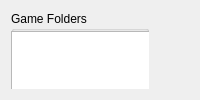
      <widget class="QWidget" name="pathsTab">
       <attribute name="title">
        <string>Paths</string>
       </attribute>
       <layout class="QVBoxLayout" name="inputTabVLayout" stretch="0">
        <item>
         <layout class="QHBoxLayout" name="horizontalLayout_2">
          <item>
           <widget class="QGroupBox" name="gameFoldersGroupBox">
            <property name="title">
             <string>Game Folders</string>
            </property>
            <widget class="QListWidget" name="gameFoldersListWidget">
             <property name="geometry">
              <rect>
               <x>0</x>
               <y>20</y>
               <width>401</width>
               <height>331</height>
              </rect>
             </property>
            </widget>
            <widget class="QPushButton" name="addFolderButton">
             <property name="geometry">
              <rect>
               <x>100</x>
               <y>360</y>
               <width>91</width>
               <height>24</height>
              </rect>
             </property>
             <property name="text">
              <string>Add...</string>
             </property>
            </widget>
            <widget class="QPushButton" name="removeFolderButton">
             <property name="geometry">
              <rect>
               <x>199</x>
               <y>360</y>
               <width>91</width>
               <height>24</height>
              </rect>
             </property>
             <property name="text">
              <string>Remove</string>
             </property>
            </widget>
           </widget>
          </item>
          <item>
           <spacer name="horizontalSpacer_2">
            <property name="orientation">
             <enum>Qt::Orientation::Horizontal</enum>
            </property>
            <property name="sizeType">
             <enum>QSizePolicy::Policy::Preferred</enum>
            </property>
            <property name="sizeHint" stdset="0">
             <size>
              <width>40</width>
              <height>20</height>
             </size>
            </property>
           </spacer>
          </item>
         </layout>
        </item>
       </layout>
      </widget>
